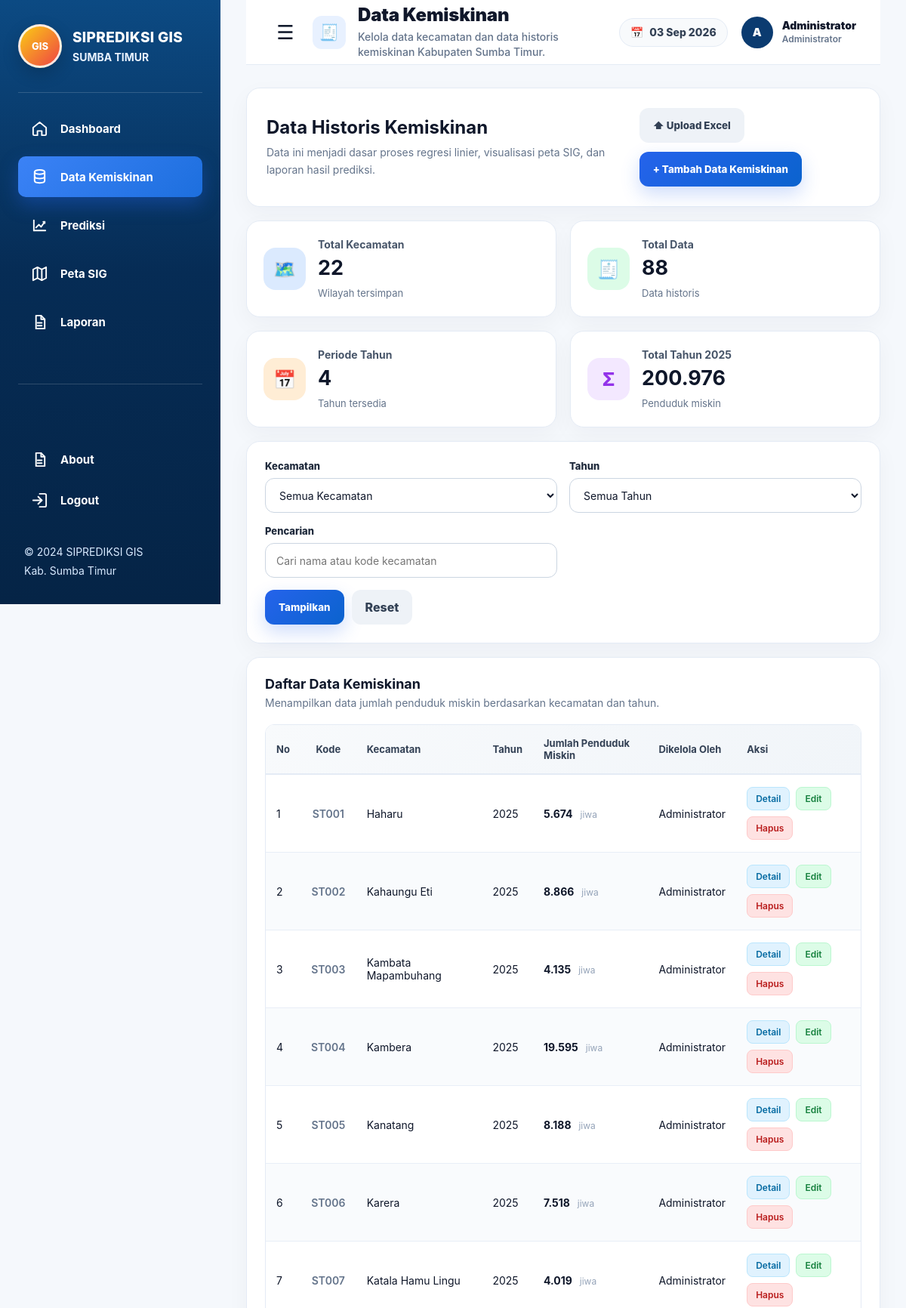
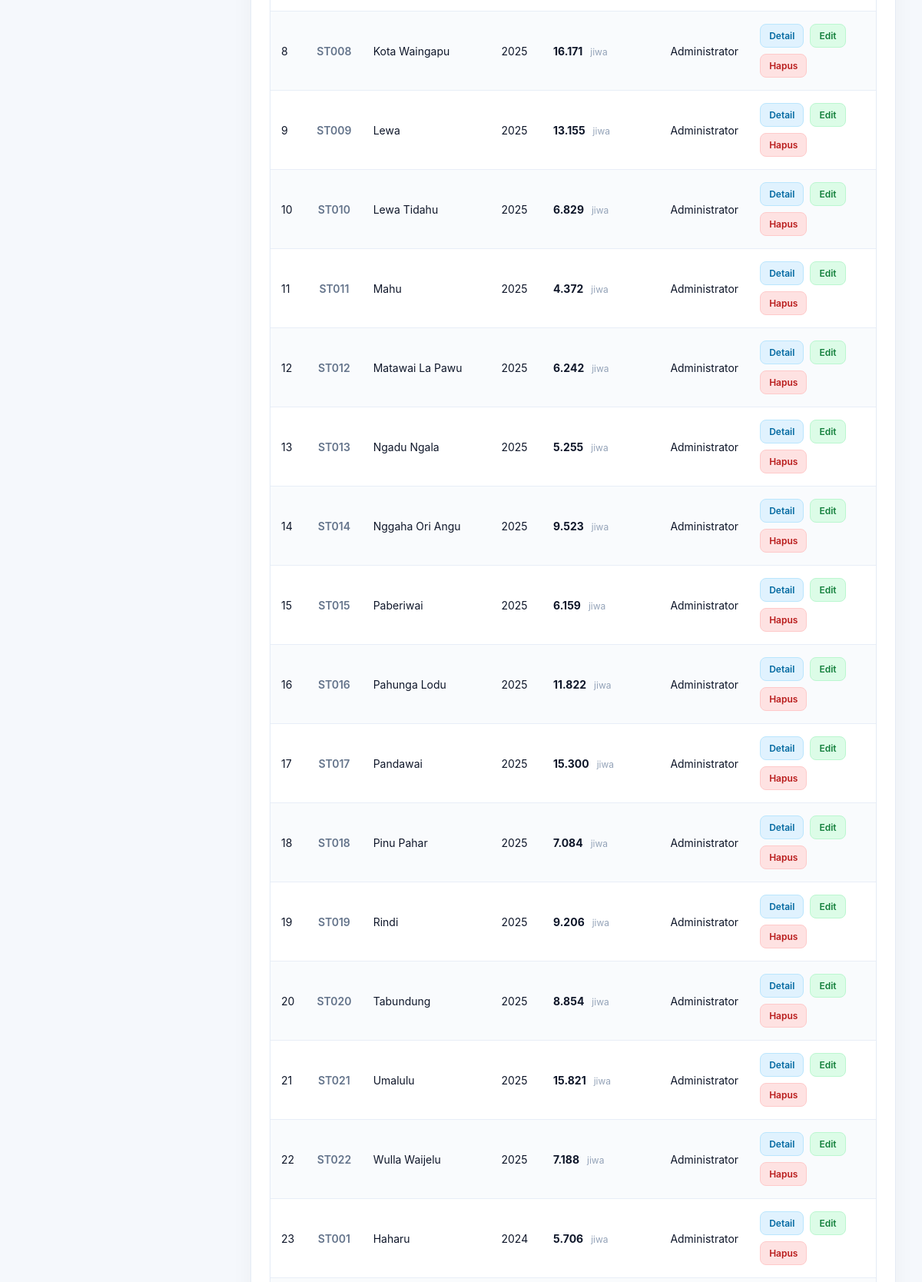
The page /data-kemiskinan/index.php (signed in, upper part) on the database its author committed (2 pictures, top to bottom).
### tables this page shows
CREATE TABLE `data_kemiskinan` (
  `id_data` int(10) UNSIGNED NOT NULL,
  `id_kecamatan` int(10) UNSIGNED NOT NULL,
  `id_admin` int(10) UNSIGNED DEFAULT NULL,
  `tahun` year(4) NOT NULL,
  `jumlah_penduduk_miskin` int(10) UNSIGNED NOT NULL,
  `sumber_data` varchar(100) DEFAULT NULL,
  `keterangan` text DEFAULT NULL
);

CREATE TABLE `kecamatan` (
  `id_kecamatan` int(10) UNSIGNED NOT NULL,
  `id_admin` int(10) UNSIGNED DEFAULT NULL,
  `kode_kecamatan` varchar(30) NOT NULL,
  `kode_panel` varchar(3) DEFAULT NULL,
  `nama_kecamatan` varchar(100) NOT NULL,
  `luas_wilayah_km2` decimal(12,4) DEFAULT NULL,
  `geojson_wilayah` longtext DEFAULT NULL,
  `status_aktif` tinyint(1) NOT NULL DEFAULT 1
);

### data-kemiskinan/index.php (the view, shortened to what this page needs)
<?php
require_once __DIR__ . "/../koneksi.php";
function getSingleValue($koneksi, $query, $default = 0)
{
    $result = mysqli_query($koneksi, $query);
    $row = mysqli_fetch_row($result);
    return $row[0] ?? $default;
}
$keyword = trim($_GET["keyword"] ?? "");
$whereSql = "";
$dataKemiskinan = [];
$queryData = mysqli_query(
    $koneksi,
    "SELECT
        d.id_data,
        d.id_kecamatan,
        d.tahun,
        d.jumlah_penduduk_miskin,
        k.kode_kecamatan,
        k.nama_kecamatan,
        a.nama_admin
     FROM data_kemiskinan d
     INNER JOIN kecamatan k ON k.id_kecamatan = d.id_kecamatan
     LEFT JOIN admin a ON a.id_admin = d.id_admin
     $whereSql
     ORDER BY d.tahun DESC, k.nama_kecamatan ASC"
);
if ($queryData) {
    while ($row = mysqli_fetch_assoc($queryData)) {
        $dataKemiskinan[] = $row;
    }
}
$totalKecamatan = getSingleValue($koneksi, "SELECT COUNT(*) FROM kecamatan");
$totalData = getSingleValue($koneksi, "SELECT COUNT(*) FROM data_kemiskinan");
$totalTahun = getSingleValue($koneksi, "SELECT COUNT(DISTINCT tahun) FROM data_kemiskinan");
$tahunTerbaru = getSingleValue($koneksi, "SELECT MAX(tahun) FROM data_kemiskinan", "-");
$totalMiskinTerbaru = 0;
if ($tahunTerbaru !== "-" && $tahunTerbaru !== null) {
    $totalMiskinTerbaru = getSingleValue(
        $koneksi,
        "SELECT COALESCE(SUM(jumlah_penduduk_miskin), 0)
         FROM data_kemiskinan
         WHERE tahun = " . (int) $tahunTerbaru
    );
}
?>
<!DOCTYPE html>
<html lang="id">
<head>
    <link rel="stylesheet" href="../style-sidebar.css">
    <link rel="stylesheet" href="../style-header.css">
    <link rel="stylesheet" href="style-data-kemiskinan.css">
</head>
<body>
<?php include __DIR__ . "/../sidebar.php"; ?>
<main class="main-content">
    <?php
    require_once __DIR__ . '/../template-header.php';
    ?>
    <section class="page-heading">
        <div>
            <h2>Data Historis Kemiskinan</h2>
            <p>Data ini menjadi dasar proses regresi linier, visualisasi peta SIG, dan laporan hasil prediksi.</p>
        </div>
        <div class="heading-actions">
            <button type="button" class="btn-secondary" data-open-modal="modalImportExcel">
                ⬆ Upload Excel
            </button>
            <button type="button" class="btn-primary" data-open-modal="modalTambahData">
                + Tambah Data Kemiskinan
            </button>
        </div>
    </section>
    <section class="summary-grid">
        <div class="summary-card blue">
            <div class="summary-icon">🗺️</div>
            <div>
                <p>Total Kecamatan</p>
                <h3><?= number_format($totalKecamatan, 0, ",", "."); ?></h3>
                <span>Wilayah tersimpan</span>
            </div>
        </div>
        <div class="summary-card green">
            <div class="summary-icon">🧾</div>
            <div>
                <p>Total Data</p>
                <h3><?= number_format($totalData, 0, ",", "."); ?></h3>
                <span>Data historis</span>
            </div>
        </div>
        <div class="summary-card orange">
            <div class="summary-icon">📅</div>
            <div>
                <p>Periode Tahun</p>
                <h3><?= number_format($totalTahun, 0, ",", "."); ?></h3>
                <span>Tahun tersedia</span>
            </div>
        </div>
        <div class="summary-card purple">
            <div class="summary-icon">Σ</div>
            <div>
                <p>Total Tahun <?= htmlspecialchars($tahunTerbaru); ?></p>
                <h3><?= number_format($totalMiskinTerbaru, 0, ",", "."); ?></h3>
                <span>Penduduk miskin</span>
            </div>
        </div>
    </section>
    <section class="filter-card">
        <form method="GET" action="" class="filter-form">
            <div class="form-group">
                <label for="kecamatan">Kecamatan</label>
                <select name="kecamatan" id="kecamatan">
                    <option value="">Semua Kecamatan</option>
                </select>
            </div>
            <div class="form-group">
                <label for="tahun">Tahun</label>
                <select name="tahun" id="tahun">
                    <option value="">Semua Tahun</option>
                </select>
            </div>
            <div class="form-group search-group">
                <label for="keyword">Pencarian</label>
                <input
                    type="text"
                    name="keyword"
                    id="keyword"
                    placeholder="Cari nama atau kode kecamatan"
                    value="<?= htmlspecialchars($keyword); ?>"
                >
            </div>
            <div class="filter-actions">
                <button type="submit" class="btn-filter">Tampilkan</button>
                <a href="index.php" class="btn-reset">Reset</a>
            </div>
        </form>
    </section>
    <section class="table-card">
        <div class="table-header">
            <div>
                <h3>Daftar Data Kemiskinan</h3>
                <p>Menampilkan data jumlah penduduk miskin berdasarkan kecamatan dan tahun.</p>
            </div>
        </div>
        <div class="table-wrapper">
            <table>
                <thead>
                    <tr>
                        <th>No</th>
                        <th>Kode</th>
                        <th>Kecamatan</th>
                        <th>Tahun</th>
                        <th>Jumlah Penduduk Miskin</th>
                        <th>Dikelola Oleh</th>
                        <th>Aksi</th>
                    </tr>
                </thead>
                <tbody>
                    <?php if (!empty($dataKemiskinan)) : ?>
                        <?php $no = 1; ?>
                        <?php foreach ($dataKemiskinan as $data) : ?>
                            <tr>
                                <td><?= $no++; ?></td>
                                <td><?= htmlspecialchars($data["kode_kecamatan"]); ?></td>
                                <td><?= htmlspecialchars($data["nama_kecamatan"]); ?></td>
                                <td><?= htmlspecialchars($data["tahun"]); ?></td>
                                <td>
                                    <strong><?= number_format($data["jumlah_penduduk_miskin"], 0, ",", "."); ?></strong>
                                    <span class="unit">jiwa</span>
                                </td>
                                <td><?= htmlspecialchars($data["nama_admin"] ?? "-"); ?></td>
                                <td>
                                    <div class="action-buttons">
                                        <button
                                            type="button"
                                            class="btn-action btn-detail"
                                            data-detail
                                            data-kode="<?= htmlspecialchars($data["kode_kecamatan"], ENT_QUOTES); ?>"
                                            data-kecamatan="<?= htmlspecialchars($data["nama_kecamatan"], ENT_QUOTES); ?>"
                                            data-tahun="<?= htmlspecialchars($data["tahun"], ENT_QUOTES); ?>"
                                            data-jumlah="<?= (int) $data["jumlah_penduduk_miskin"]; ?>"
                                            data-admin="<?= htmlspecialchars($data["nama_admin"] ?? "-", ENT_QUOTES); ?>"
                                        >
                                            Detail
                                        </button>
                                        <button
                                            type="button"
                                            class="btn-action btn-edit"
                                            data-edit
                                            data-id="<?= (int) $data["id_data"]; ?>"
                                            data-id-kecamatan="<?= (int) $data["id_kecamatan"]; ?>"
                                            data-tahun="<?= htmlspecialchars($data["tahun"], ENT_QUOTES); ?>"
                                            data-jumlah="<?= (int) $data["jumlah_penduduk_miskin"]; ?>"
                                        >
                                            Edit
                                        </button>
                                        <button
                                            type="button"
                                            class="btn-action btn-delete"
                                            data-delete
                                            data-id="<?= (int) $data["id_data"]; ?>"
                                            data-kecamatan="<?= htmlspecialchars($data["nama_kecamatan"], ENT_QUOTES); ?>"
                                            data-tahun="<?= htmlspecialchars($data["tahun"], ENT_QUOTES); ?>"
                                        >
                                            Hapus
                                        </button>
                                    </div>
                                </td>
                            </tr>
                        <?php endforeach; ?>
                    <?php endif; ?>
                </tbody>
            </table>
         </div>
    </section>
</main>
</body>
</html>

### rows shown on the page
data_kemiskinan: id_kecamatan.kode_kecamatan "ST001", id_kecamatan.nama_kecamatan "Haharu", tahun "2025", jumlah_penduduk_miskin "5.674", id_admin.nama_admin "Administrator"
data_kemiskinan: id_kecamatan.kode_kecamatan "ST002", id_kecamatan.nama_kecamatan "Kahaungu Eti", tahun "2025", jumlah_penduduk_miskin "8.866", id_admin.nama_admin "Administrator"
data_kemiskinan: id_kecamatan.kode_kecamatan "ST003", id_kecamatan.nama_kecamatan "Kambata Mapambuhang", tahun "2025", jumlah_penduduk_miskin "4.135", id_admin.nama_admin "Administrator"
data_kemiskinan: id_kecamatan.kode_kecamatan "ST004", id_kecamatan.nama_kecamatan "Kambera", tahun "2025", jumlah_penduduk_miskin "19.595", id_admin.nama_admin "Administrator"
data_kemiskinan: id_kecamatan.kode_kecamatan "ST005", id_kecamatan.nama_kecamatan "Kanatang", tahun "2025", jumlah_penduduk_miskin "8.188", id_admin.nama_admin "Administrator"
data_kemiskinan: id_kecamatan.kode_kecamatan "ST006", id_kecamatan.nama_kecamatan "Karera", tahun "2025", jumlah_penduduk_miskin "7.518", id_admin.nama_admin "Administrator"
data_kemiskinan: id_kecamatan.kode_kecamatan "ST007", id_kecamatan.nama_kecamatan "Katala Hamu Lingu", tahun "2025", jumlah_penduduk_miskin "4.019", id_admin.nama_admin "Administrator"
data_kemiskinan: id_kecamatan.kode_kecamatan "ST008", id_kecamatan.nama_kecamatan "Kota Waingapu", tahun "2025", jumlah_penduduk_miskin "16.171", id_admin.nama_admin "Administrator"
data_kemiskinan: id_kecamatan.kode_kecamatan "ST009", id_kecamatan.nama_kecamatan "Lewa", tahun "2025", jumlah_penduduk_miskin "13.155", id_admin.nama_admin "Administrator"
data_kemiskinan: id_kecamatan.kode_kecamatan "ST010", id_kecamatan.nama_kecamatan "Lewa Tidahu", tahun "2025", jumlah_penduduk_miskin "6.829", id_admin.nama_admin "Administrator"
data_kemiskinan: id_kecamatan.kode_kecamatan "ST011", id_kecamatan.nama_kecamatan "Mahu", tahun "2025", jumlah_penduduk_miskin "4.372", id_admin.nama_admin "Administrator"
data_kemiskinan: id_kecamatan.kode_kecamatan "ST012", id_kecamatan.nama_kecamatan "Matawai La Pawu", tahun "2025", jumlah_penduduk_miskin "6.242", id_admin.nama_admin "Administrator"
data_kemiskinan: id_kecamatan.kode_kecamatan "ST013", id_kecamatan.nama_kecamatan "Ngadu Ngala", tahun "2025", jumlah_penduduk_miskin "5.255", id_admin.nama_admin "Administrator"
data_kemiskinan: id_kecamatan.kode_kecamatan "ST014", id_kecamatan.nama_kecamatan "Nggaha Ori Angu", tahun "2025", jumlah_penduduk_miskin "9.523", id_admin.nama_admin "Administrator"
data_kemiskinan: id_kecamatan.kode_kecamatan "ST015", id_kecamatan.nama_kecamatan "Paberiwai", tahun "2025", jumlah_penduduk_miskin "6.159", id_admin.nama_admin "Administrator"
data_kemiskinan: id_kecamatan.kode_kecamatan "ST016", id_kecamatan.nama_kecamatan "Pahunga Lodu", tahun "2025", jumlah_penduduk_miskin "11.822", id_admin.nama_admin "Administrator"
data_kemiskinan: id_kecamatan.kode_kecamatan "ST017", id_kecamatan.nama_kecamatan "Pandawai", tahun "2025", jumlah_penduduk_miskin "15.300", id_admin.nama_admin "Administrator"
data_kemiskinan: id_kecamatan.kode_kecamatan "ST018", id_kecamatan.nama_kecamatan "Pinu Pahar", tahun "2025", jumlah_penduduk_miskin "7.084", id_admin.nama_admin "Administrator"
data_kemiskinan: id_kecamatan.kode_kecamatan "ST019", id_kecamatan.nama_kecamatan "Rindi", tahun "2025", jumlah_penduduk_miskin "9.206", id_admin.nama_admin "Administrator"
data_kemiskinan: id_kecamatan.kode_kecamatan "ST020", id_kecamatan.nama_kecamatan "Tabundung", tahun "2025", jumlah_penduduk_miskin "8.854", id_admin.nama_admin "Administrator"
data_kemiskinan: id_kecamatan.kode_kecamatan "ST021", id_kecamatan.nama_kecamatan "Umalulu", tahun "2025", jumlah_penduduk_miskin "15.821", id_admin.nama_admin "Administrator"
data_kemiskinan: id_kecamatan.kode_kecamatan "ST022", id_kecamatan.nama_kecamatan "Wulla Waijelu", tahun "2025", jumlah_penduduk_miskin "7.188", id_admin.nama_admin "Administrator"
data_kemiskinan: id_kecamatan.kode_kecamatan "ST001", id_kecamatan.nama_kecamatan "Haharu", tahun "2024", jumlah_penduduk_miskin "5.706", id_admin.nama_admin "Administrator"

### other values the page prints
$pageIcon "🧾"
$pageTitle "Data Kemiskinan"
$pageSubtitle "Kelola data kecamatan dan data historis kemiskinan Kabupaten Sumba Timur."
$avatarText "A"
$namaAdminHeader "Administrator"
$roleAdminHeader "Administrator"
$totalKecamatan "22"
$totalData "88"
$totalTahun "4"
$tahunTerbaru "2025"
$totalMiskinTerbaru "200.976"
